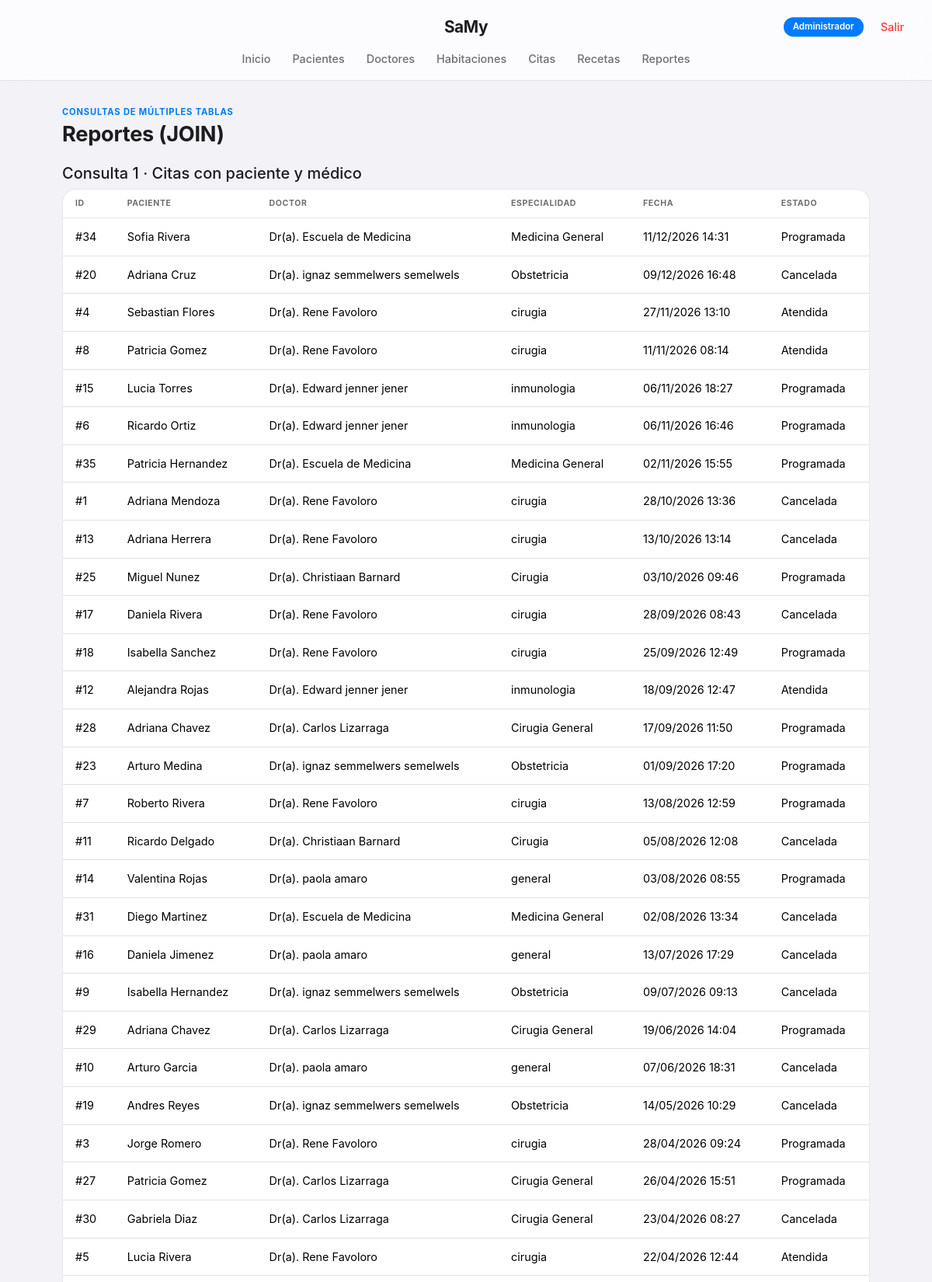
Screenshot of /consultas.php (signed in, upper part) with the database file from the repository.
### tables this page shows
CREATE TABLE `citas` (
  `id_cita` int(11) NOT NULL,
  `id_paciente` int(11) NOT NULL,
  `id_doctor` int(11) NOT NULL,
  `id_habitacion` int(11) NOT NULL,
  `fecha_cita` datetime NOT NULL,
  `motivo` varchar(150) DEFAULT NULL,
  `estado` enum('Programada','Atendida','Cancelada') NOT NULL DEFAULT 'Programada'
);

CREATE TABLE `pacientes` (
  `id_paciente` int(11) NOT NULL,
  `nombre` varchar(60) NOT NULL,
  `apellido` varchar(60) NOT NULL,
  `fecha_nacimiento` date NOT NULL,
  `sexo` enum('M','F','Otro') NOT NULL,
  `telefono` varchar(15) DEFAULT NULL,
  `direccion` varchar(150) DEFAULT NULL,
  `tipo_sangre` varchar(5) DEFAULT NULL,
  `fecha_registro` timestamp NOT NULL DEFAULT current_timestamp()
);

CREATE TABLE `doctores` (
  `id_doctor` int(11) NOT NULL,
  `nombre` varchar(60) NOT NULL,
  `apellido` varchar(60) NOT NULL,
  `especialidad` varchar(60) DEFAULT NULL,
  `telefono` varchar(15) DEFAULT NULL,
  `cedula_prof` varchar(20) DEFAULT NULL
);

### consultas.php (the view, shortened to what this page needs)
<?php
require 'config.php';
$consulta1 = "SELECT c.id_cita, p.nombre AS p_nombre, p.apellido AS p_apellido,
                     d.nombre AS d_nombre, d.apellido AS d_apellido, d.especialidad,
                     c.fecha_cita, c.estado
              FROM citas c
              INNER JOIN pacientes p ON c.id_paciente = p.id_paciente
              INNER JOIN doctores d ON c.id_doctor = d.id_doctor
              ORDER BY c.fecha_cita DESC";
$r1 = $conn->query($consulta1);
?>
<!DOCTYPE html>
<html lang="es">
<head>
  <link href="https://cdn.jsdelivr.net/npm/bootstrap@5.3.3/dist/css/bootstrap.min.css" rel="stylesheet">
  <link rel="stylesheet" href="css/style.css">
</head>
<body>
  <?php include 'includes/nav.php'; ?>
  <div class="page-wrap">
    <div class="eyebrow">Consultas de múltiples tablas</div>
    <h1 class="page-title">Reportes (JOIN)</h1>
    <h5 class="mb-2" style="color:var(--ios-text)">Consulta 1 · Citas con paciente y médico</h5>
    <div class="tabla-envoltorio mb-4">
      <table class="table tabla-samy mb-0">
        <thead><tr><th>ID</th><th>Paciente</th><th>Doctor</th><th>Especialidad</th><th>Fecha</th><th>Estado</th></tr></thead>
        <tbody>
        <?php if ($r1->num_rows === 0): ?>
          <tr><td colspan="6" class="text-center text-muted py-3">Sin resultados.</td></tr>
        <?php else: while ($f = $r1->fetch_assoc()): ?>
          <tr>
            <td>#<?= $f['id_cita'] ?></td>
            <td><?= htmlspecialchars($f['p_nombre'].' '.$f['p_apellido']) ?></td>
            <td>Dr(a). <?= htmlspecialchars($f['d_nombre'].' '.$f['d_apellido']) ?></td>
            <td><?= htmlspecialchars($f['especialidad']) ?></td>
            <td><?= htmlspecialchars(date('d/m/Y H:i', strtotime($f['fecha_cita']))) ?></td>
            <td><?= htmlspecialchars($f['estado']) ?></td>
          </tr>
        <?php endwhile; endif; ?>
        </tbody>
      </table>
    </div>
  </div>
</body>
</html>

### css/style.css (style rules this page uses)
:root { --ios-blue: #007AFF; --ios-blue-dark: #0062CC; --ios-green: #34C759; --ios-red: #FF3B30; --ios-orange: #FF9500; --ios-gray-bg: #F2F2F7; --ios-card: rgba(255,255,255,0.9); --ios-text: #1C1C1E; --ios-text-soft: #6E6E73; --ios-line: rgba(60,60,67,0.12); --ios-radius: 18px; --ios-radius-sm: 12px; }
* { -webkit-tap-highlight-color: transparent; }
body { font-family: -apple-system, BlinkMacSystemFont, "SF Pro Text", "Segoe UI", Roboto, Helvetica, Arial, sans-serif; background: var(--ios-gray-bg); color: var(--ios-text); -webkit-font-smoothing: antialiased; }
h1, h2, h3, .navbar-brand { font-family: -apple-system, BlinkMacSystemFont, "SF Pro Display", sans-serif; letter-spacing: -0.01em; }
.page-wrap { max-width: 1080px; margin: 0 auto; padding: 32px 20px 90px; }
.eyebrow { text-transform: uppercase; letter-spacing: 0.8px; font-size: 0.7rem; color: var(--ios-blue); font-weight: 700; }
h1.page-title { font-size: 1.7rem; font-weight: 700; margin: 4px 0 22px; color: var(--ios-text); }
.tabla-envoltorio { background: #fff; border: 1px solid var(--ios-line); border-radius: var(--ios-radius); overflow: hidden; }
table.tabla-samy { margin-bottom: 0; }
table.tabla-samy thead th { background: transparent; color: var(--ios-text-soft); text-transform: uppercase; font-size: 0.66rem; letter-spacing: 0.6px; font-weight: 700; padding: 10px 16px; border-bottom: 1px solid var(--ios-line); }
table.tabla-samy tbody td { padding: 13px 16px; border-top: 1px solid var(--ios-line); font-size: 0.9rem; vertical-align: middle; }
table.tabla-samy tbody tr { transition: background .12s; }
.page-wrap { animation: fadeIn .3s ease both; }
.page-title, .eyebrow { animation: fadeInUp .35s ease both; }
table.tabla-samy tbody tr { animation: fadeInUp .3s ease both; }
table.tabla-samy tbody tr:nth-child(1) { animation-delay: .02s; }
table.tabla-samy tbody tr:nth-child(2) { animation-delay: .05s; }
table.tabla-samy tbody tr:nth-child(3) { animation-delay: .08s; }
table.tabla-samy tbody tr:nth-child(4) { animation-delay: .11s; }
table.tabla-samy tbody tr:nth-child(5) { animation-delay: .14s; }
table.tabla-samy tbody tr:nth-child(n+6) { animation-delay: .16s; }

### rows the page displays
citas: id_cita "34", id_paciente.apellido "Sofia Rivera", id_doctor.apellido "Escuela de Medicina", id_doctor.especialidad "Medicina General", fecha_cita "11/12/2026 14:31", estado "Programada"
citas: id_cita "20", id_paciente.apellido "Adriana Cruz", id_doctor.apellido "ignaz semmelwers semelwels", id_doctor.especialidad "Obstetricia", fecha_cita "09/12/2026 16:48", estado "Cancelada"
citas: id_cita "4", id_paciente.apellido "Sebastian Flores", id_doctor.apellido "Rene Favoloro", id_doctor.especialidad "cirugia", fecha_cita "27/11/2026 13:10", estado "Atendida"
citas: id_cita "8", id_paciente.apellido "Patricia Gomez", id_doctor.apellido "Rene Favoloro", id_doctor.especialidad "cirugia", fecha_cita "11/11/2026 08:14", estado "Atendida"
citas: id_cita "15", id_paciente.apellido "Lucia Torres", id_doctor.apellido "Edward jenner jener", id_doctor.especialidad "inmunologia", fecha_cita "06/11/2026 18:27", estado "Programada"
citas: id_cita "6", id_paciente.apellido "Ricardo Ortiz", id_doctor.apellido "Edward jenner jener", id_doctor.especialidad "inmunologia", fecha_cita "06/11/2026 16:46", estado "Programada"
citas: id_cita "35", id_paciente.apellido "Patricia Hernandez", id_doctor.apellido "Escuela de Medicina", id_doctor.especialidad "Medicina General", fecha_cita "02/11/2026 15:55", estado "Programada"
citas: id_cita "1", id_paciente.apellido "Adriana Mendoza", id_doctor.apellido "Rene Favoloro", id_doctor.especialidad "cirugia", fecha_cita "28/10/2026 13:36", estado "Cancelada"
citas: id_cita "13", id_paciente.apellido "Adriana Herrera", id_doctor.apellido "Rene Favoloro", id_doctor.especialidad "cirugia", fecha_cita "13/10/2026 13:14", estado "Cancelada"
citas: id_cita "25", id_paciente.apellido "Miguel Nunez", id_doctor.apellido "Christiaan Barnard", id_doctor.especialidad "Cirugia", fecha_cita "03/10/2026 09:46", estado "Programada"
citas: id_cita "17", id_paciente.apellido "Daniela Rivera", id_doctor.apellido "Rene Favoloro", id_doctor.especialidad "cirugia", fecha_cita "28/09/2026 08:43", estado "Cancelada"
citas: id_cita "18", id_paciente.apellido "Isabella Sanchez", id_doctor.apellido "Rene Favoloro", id_doctor.especialidad "cirugia", fecha_cita "25/09/2026 12:49", estado "Programada"
citas: id_cita "12", id_paciente.apellido "Alejandra Rojas", id_doctor.apellido "Edward jenner jener", id_doctor.especialidad "inmunologia", fecha_cita "18/09/2026 12:47", estado "Atendida"
citas: id_cita "28", id_paciente.apellido "Adriana Chavez", id_doctor.apellido "Carlos Lizarraga", id_doctor.especialidad "Cirugia General", fecha_cita "17/09/2026 11:50", estado "Programada"
citas: id_cita "23", id_paciente.apellido "Arturo Medina", id_doctor.apellido "ignaz semmelwers semelwels", id_doctor.especialidad "Obstetricia", fecha_cita "01/09/2026 17:20", estado "Programada"
citas: id_cita "7", id_paciente.apellido "Roberto Rivera", id_doctor.apellido "Rene Favoloro", id_doctor.especialidad "cirugia", fecha_cita "13/08/2026 12:59", estado "Programada"
citas: id_cita "11", id_paciente.apellido "Ricardo Delgado", id_doctor.apellido "Christiaan Barnard", id_doctor.especialidad "Cirugia", fecha_cita "05/08/2026 12:08", estado "Cancelada"
citas: id_cita "14", id_paciente.apellido "Valentina Rojas", id_doctor.apellido "paola amaro", id_doctor.especialidad "general", fecha_cita "03/08/2026 08:55", estado "Programada"
citas: id_cita "31", id_paciente.apellido "Diego Martinez", id_doctor.apellido "Escuela de Medicina", id_doctor.especialidad "Medicina General", fecha_cita "02/08/2026 13:34", estado "Cancelada"
citas: id_cita "16", id_paciente.apellido "Daniela Jimenez", id_doctor.apellido "paola amaro", id_doctor.especialidad "general", fecha_cita "13/07/2026 17:29", estado "Cancelada"
citas: id_cita "9", id_paciente.apellido "Isabella Hernandez", id_doctor.apellido "ignaz semmelwers semelwels", id_doctor.especialidad "Obstetricia", fecha_cita "09/07/2026 09:13", estado "Cancelada"
citas: id_cita "29", id_paciente.apellido "Adriana Chavez", id_doctor.apellido "Carlos Lizarraga", id_doctor.especialidad "Cirugia General", fecha_cita "19/06/2026 14:04", estado "Programada"
citas: id_cita "10", id_paciente.apellido "Arturo Garcia", id_doctor.apellido "paola amaro", id_doctor.especialidad "general", fecha_cita "07/06/2026 18:31", estado "Cancelada"
citas: id_cita "19", id_paciente.apellido "Andres Reyes", id_doctor.apellido "ignaz semmelwers semelwels", id_doctor.especialidad "Obstetricia", fecha_cita "14/05/2026 10:29", estado "Cancelada"
citas: id_cita "3", id_paciente.apellido "Jorge Romero", id_doctor.apellido "Rene Favoloro", id_doctor.especialidad "cirugia", fecha_cita "28/04/2026 09:24", estado "Programada"
citas: id_cita "27", id_paciente.apellido "Patricia Gomez", id_doctor.apellido "Carlos Lizarraga", id_doctor.especialidad "Cirugia General", fecha_cita "26/04/2026 15:51", estado "Programada"
citas: id_cita "30", id_paciente.apellido "Gabriela Diaz", id_doctor.apellido "Carlos Lizarraga", id_doctor.especialidad "Cirugia General", fecha_cita "23/04/2026 08:27", estado "Cancelada"
citas: id_cita "5", id_paciente.apellido "Lucia Rivera", id_doctor.apellido "Rene Favoloro", id_doctor.especialidad "cirugia", fecha_cita "22/04/2026 12:44", estado "Atendida"

### other values shown
$rolActual "Administrador"
